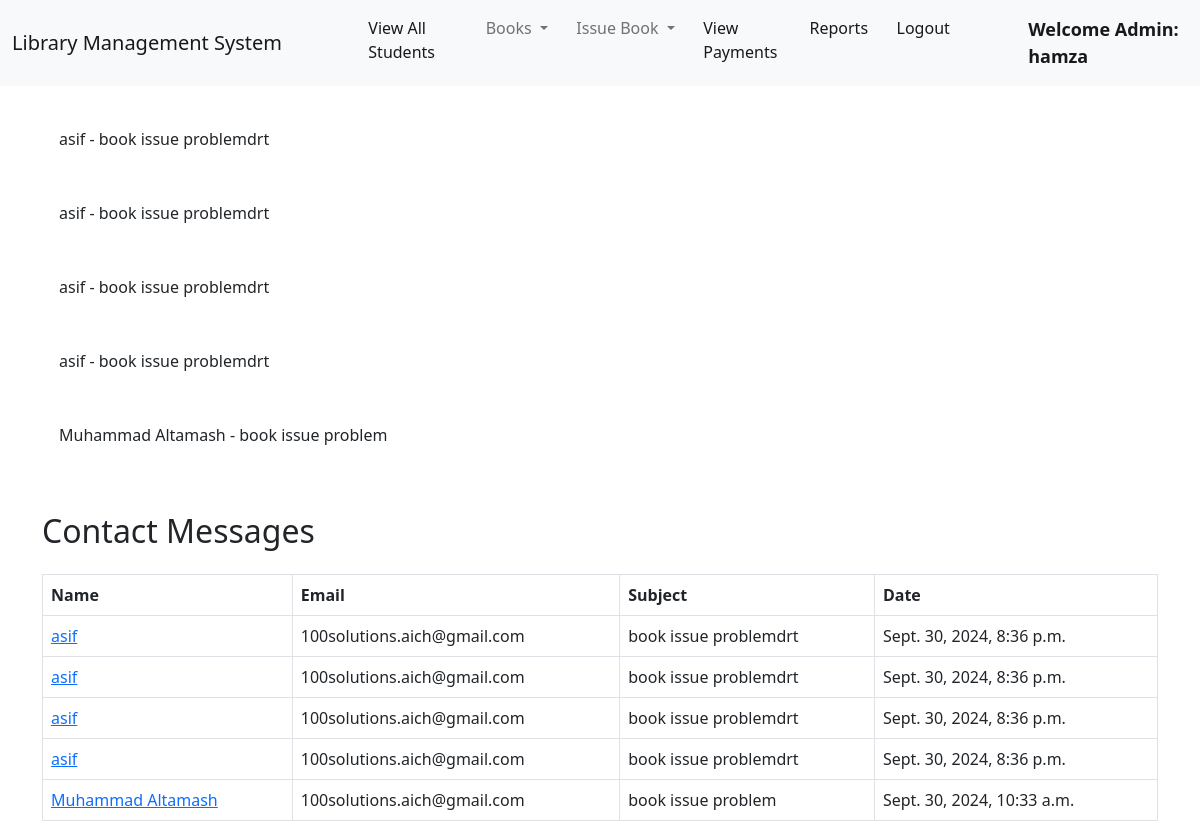
The page /contact-messages/ (signed in) on the database its author committed.
### library/models.py (models this page shows)
class ContactMessage(models.Model):
    name = models.CharField(max_length=100 , null=True)
    email = models.EmailField(null=True)
    subject = models.CharField(max_length=200 , null=True)  # Added subject field
    message = models.TextField(null=True)
    created_at = models.DateTimeField(auto_now_add=True,null=True)
    def __str__(self):
        return f"{self.name} - {self.subject}"

### library/views.py (the view)
# urls.py: path('contact-messages/', views.view_contact_messages, name='view_contact_messages'),
@login_required(login_url='/admin_login')
def view_contact_messages(request):
    messages = ContactMessage.objects.all().order_by('-created_at')  # Fetch all messages ordered by creation date
    return render(request, 'view_contact_messages.html', {'messages': messages})

### library/templates/view_contact_messages.html (shortened to what this page needs)
{% extends 'admin_navbar.html' %}
{% load static %}
{% block body %}
<div class="container mt-5">
    <h2>Contact Messages</h2>
    {% if messages %}
        <table class="table table-bordered mt-4">
            <thead>
                <tr>
                    <th>Name</th>
                    <th>Email</th>
                    <th>Subject</th>
                    <th>Date</th>
                </tr>
            </thead>
            <tbody>
                {% for message in messages %}
                    <tr>
                        <td><a href="{% url 'contact_message_detail' message.id %}">{{ message.name }}</a></td>
                        <td>{{ message.email }}</td>
                        <td>{{ message.subject }}</td>
                        <td>{{ message.created_at }}</td>
                    </tr>
                {% endfor %}
            </tbody>
        </table>
    {% else %}
        <p>No messages found.</p>
    {% endif %}
</div>
{% endblock %}

### library/templates/admin_navbar.html (shortened to what this page needs)
<!doctype html>
<html lang="en">
  <head>
    <link href="https://cdn.jsdelivr.net/npm/bootstrap@5.1.0/dist/css/bootstrap.min.css" rel="stylesheet">
    <link rel="stylesheet" href="https://cdn.datatables.net/1.10.25/css/jquery.dataTables.min.css">
    <link rel="stylesheet" href="https://cdn.datatables.net/buttons/1.7.1/css/buttons.dataTables.min.css">
  </head>
  <body>
    <nav class="navbar navbar-expand-lg navbar-light bg-light">
        <div class="container-fluid">
          <a class="navbar-brand" href="#">Library Management System</a>
          <div class="collapse navbar-collapse" id="navbarSupportedContent">
            <ul class="navbar-nav me-auto mb-2 mb-lg-0">
              <li class="nav-item">
                <a class="nav-link active" aria-current="page" href="/view_students/">View All Students</a>
              </li>
              <li class="nav-item dropdown">
                <a class="nav-link dropdown-toggle" href="#" id="navbarDropdown" role="button" data-bs-toggle="dropdown" aria-expanded="false">
                  Books
                </a>
              </li>
              <li class="nav-item dropdown">
                <a class="nav-link dropdown-toggle" href="#" id="navbarDropdown" role="button" data-bs-toggle="dropdown" aria-expanded="false">
                  Issue Book
                </a>
              </li>
              <li class="nav-item">
                <a class="nav-link active" aria-current="page" href="{% url "view_payments" %}">View Payments</a>
              </li>
              <li class="nav-item">
                <a class="nav-link active" aria-current="page" href="{% url "view_contact_messages" %}">Reports</a>
              </li>
              <li class="nav-item">
                <a class="nav-link active" aria-current="page" href="/logout/">Logout</a>
              </li>
              <li class="nav-item">
                <a style="font-weight:600; font-family:'Segoe UI', Tahoma, Geneva, Verdana, sans-serif; font-size: large;" class="nav-link active" href="#">Welcome Admin: {{request.user}}</a>
              </li>
            </ul>
          </div>
        </div>
      </nav>
      <br>
      <div class="container">
      {% if messages %}
  <div id="message-alert">
    {% for message in messages %}
      <div class="alert alert-{{ message.tags }} alert-dismissible fade show" role="alert">
        {{ message }}
      </div>
    {% endfor %}
  </div>
{% endif %}
</div>
      {% block body %}
      {% endblock %}
  </body>
</html>

### rows shown on the page
ContactMessage: name+subject "asif - book issue problemdrt", name "asif", email "100solutions.aich@gmail.com", subject "book issue problemdrt", created_at "Sept. 30, 2024, 8:36 p.m."
ContactMessage: name+subject "asif - book issue problemdrt", name "asif", email "100solutions.aich@gmail.com", subject "book issue problemdrt", created_at "Sept. 30, 2024, 8:36 p.m."
ContactMessage: name+subject "asif - book issue problemdrt", name "asif", email "100solutions.aich@gmail.com", subject "book issue problemdrt", created_at "Sept. 30, 2024, 8:36 p.m."
ContactMessage: name+subject "asif - book issue problemdrt", name "asif", email "100solutions.aich@gmail.com", subject "book issue problemdrt", created_at "Sept. 30, 2024, 8:36 p.m."
ContactMessage: name+subject "Muhammad Altamash - book issue problem", name "Muhammad Altamash", email "100solutions.aich@gmail.com", subject "book issue problem", created_at "Sept. 30, 2024, 10:33 a.m."

### other values the page prints
{{ request.user }} "hamza"
